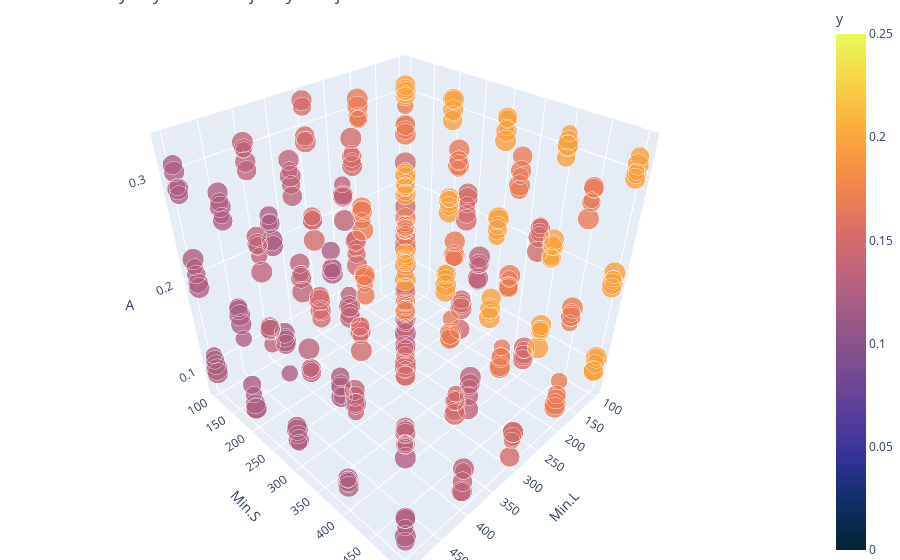

Notebook code for this chart:
### Code cell
from scatter3d import scatter_3d_params
scatter_3d_params(df[df['max_samples'] == 0.01], color_scale=[0,0.25])

### Figure 1 — Plotly figure (JSON) as saved in the notebook; plotly's stock layout.template omitted (floating-point values rounded to 4 significant figures; data arrays with more than 128 entries replaced by an {"elided": "..."} marker saying what was removed)
{"data": [{"hoverinfo": "text", "marker": {"cmax": 0.25, "cmin": 0, "color": {"elided": "375 float values"}, "colorbar": {"title": {"text": "y"}}, "colorscale": [[0, "rgb(3, 35, 51)"], [0.09091, "rgb(13, 48, 100)"], [0.1818, "rgb(53, 50, 155)"], [0.2727, "rgb(93, 62, 153)"], [0.3636, "rgb(126, 77, 143)"], [0.4545, "rgb(158, 89, 135)"], [0.5455, "rgb(193, 100, 121)"], [0.6364, "rgb(225, 113, 97)"], [0.7273, "rgb(246, 139, 69)"], [0.8182, "rgb(251, 173, 60)"], [0.9091, "rgb(246, 211, 70)"], [1, "rgb(231, 250, 90)"]], "opacity": 0.8, "size": {"elided": "375 float values"}, "sizemode": "diameter"}, "mode": "markers", "text": {"elided": "375 str values"}, "type": "scatter3d", "x": {"elided": "375 float values"}, "y": {"elided": "375 float values"}, "z": {"elided": "375 float values"}}], "layout": {"margin": {"b": 0, "l": 0, "r": 0, "t": 0}, "scene": {"xaxis": {"title": {"text": "Min.L"}}, "yaxis": {"title": {"text": "Min.S"}}, "zaxis": {"title": {"text": "A"}}}, "title": {"text": "Parametry i wyniki walidacji krzyżowej"}}}
